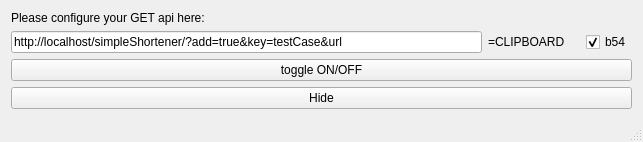
<?xml version="1.0" encoding="UTF-8"?>
<ui version="4.0">
 <class>MainWindow</class>
 <widget class="QMainWindow" name="MainWindow">
  <property name="geometry">
   <rect>
    <x>0</x>
    <y>0</y>
    <width>643</width>
    <height>137</height>
   </rect>
  </property>
  <property name="windowTitle">
   <string>MainWindow</string>
  </property>
  <widget class="QWidget" name="centralWidget">
   <layout class="QVBoxLayout" name="verticalLayout_2">
    <item>
     <widget class="QLabel" name="label_3">
      <property name="text">
       <string>Please configure your GET api here:</string>
      </property>
     </widget>
    </item>
    <item>
     <layout class="QHBoxLayout" name="horizontalLayout">
      <item>
       <widget class="QLineEdit" name="call_URI">
        <property name="text">
         <string>http://localhost/simpleShortener/?add=true&amp;key=testCase&amp;url</string>
        </property>
       </widget>
      </item>
      <item>
       <widget class="QLabel" name="label_2">
        <property name="text">
         <string>=CLIPBOARD</string>
        </property>
       </widget>
      </item>
      <item>
       <spacer name="horizontalSpacer_2">
        <property name="orientation">
         <enum>Qt::Horizontal</enum>
        </property>
        <property name="sizeType">
         <enum>QSizePolicy::Fixed</enum>
        </property>
        <property name="sizeHint" stdset="0">
         <size>
          <width>15</width>
          <height>0</height>
         </size>
        </property>
       </spacer>
      </item>
      <item>
       <widget class="QCheckBox" name="base64">
        <property name="text">
         <string>b54</string>
        </property>
        <property name="checked">
         <bool>true</bool>
        </property>
       </widget>
      </item>
     </layout>
    </item>
    <item>
     <widget class="QPushButton" name="Toggle">
      <property name="text">
       <string>toggle ON/OFF</string>
      </property>
     </widget>
    </item>
    <item>
     <widget class="QPushButton" name="hide_btn">
      <property name="text">
       <string>Hide</string>
      </property>
     </widget>
    </item>
   </layout>
  </widget>
  <widget class="QStatusBar" name="statusBar"/>
 </widget>
 <layoutdefault spacing="6" margin="11"/>
 <resources/>
 <connections/>
</ui>
